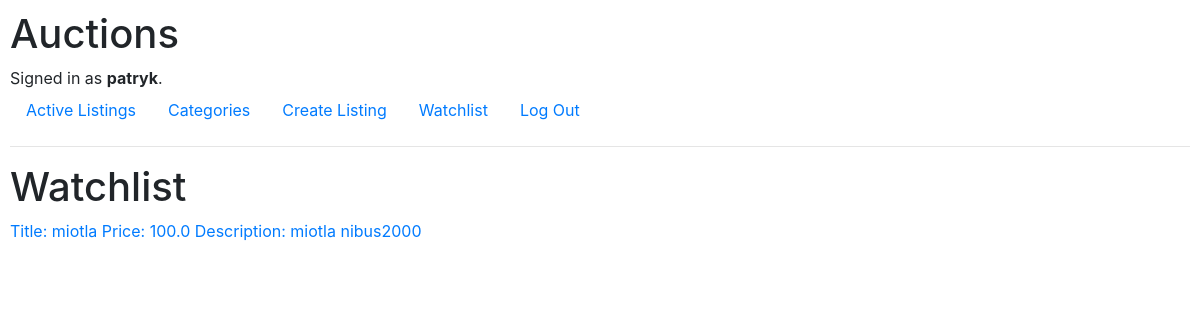
Before: /watchlist (signed in) with the older database file.
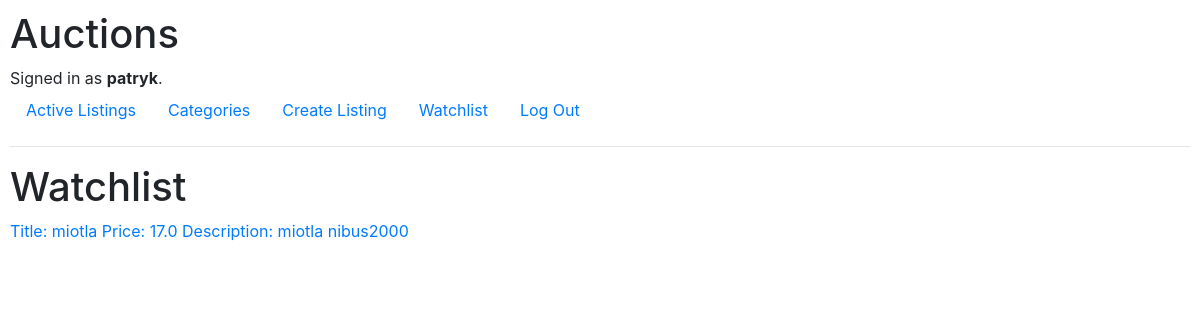
After: the same page with the newer database file.
### auctions/models.py (models this page shows)
class Watchlist(models.Model):
    owner = models.ForeignKey(User, on_delete=models.CASCADE)
    auction = models.ForeignKey(AuctionListing, on_delete=models.CASCADE)

class AuctionListing(models.Model):
    title = models.CharField(max_length=64)
    description = models.CharField(max_length=128)
    starting_bid = models.FloatField()
    image_url = models.CharField(max_length=64,null=True)
    category = models.CharField(max_length=64,default="Toys")
    creator = models.ForeignKey(User,on_delete=models.CASCADE)
    sold = models.BooleanField(default=False)
    def __str__(self):
        return f"Title: {self.title} Price: {self.starting_bid} Description: {self.description}"

### auctions/views.py (the view)
# urls.py: path("watchlist", views.watchlist, name="watchlist"),
def watchlist(request):
     return render(request, "auctions/watchlist.html",{
          "watchlist": Watchlist.objects.filter(owner=request.user)
     })

### auctions/templates/auctions/watchlist.html
{% extends "auctions/layout.html" %}
{% block body %}
    <h1>Watchlist</h1>
    {% for watch in watchlist %}
    <a href="{% url 'listing' watch.auction.id %}">
        {{watch.auction}}
    </a>
    <br>
    {% endfor %}
{% endblock %}

Changed rows visible on the page:
removed Watchlist: auction "Title: miotla Price: 100.0 Description: miotla nibus2000"
added Watchlist: auction "Title: miotla Price: 17.0 Description: miotla nibus2000"
